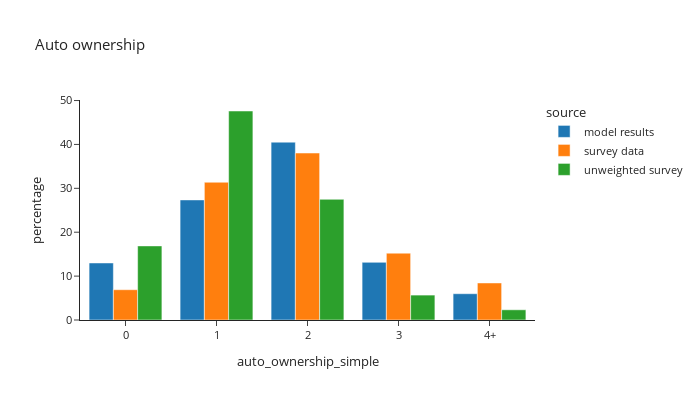

Notebook code for this chart:
### Markdown cell above
## Auto ownership across all households

### Code cell
unweight_plot = hh_data.loc[hh_data['source']=="survey data"].\
    groupby(['auto_ownership_simple'])['hh_weight_2017_2019'].count().reset_index()
unweight_plot['source']="unweighted survey"
unweight_plot['hh_weight_2017_2019'] = unweight_plot['hh_weight_2017_2019'].astype('float64')

unweight_plot2 = hh_data.groupby(['source','auto_ownership_simple'])['hh_weight_2017_2019'].\
    sum().reset_index()

df_plot = pd.concat([unweight_plot[['source','auto_ownership_simple','hh_weight_2017_2019']],unweight_plot2]).reset_index(drop=True)
# df_plot.groupby(['source'])['hh_weight_2017_2019'].sum()
df_plot['percentage'] = df_plot.groupby(['source'], group_keys=False)['hh_weight_2017_2019'].\
        apply(lambda x: 100 * x / float(x.sum()))
df_plot['source'] = df_plot['source'].astype(pd.CategoricalDtype(['model results', 'survey data', 'unweighted survey']))

fig = px.bar(df_plot.sort_values(by=['source']), x="auto_ownership_simple", y="percentage", color="source",
             barmode="group",template="simple_white",
             title="Auto ownership")
fig.update_layout(height=400, width=700, font=dict(size=11))
fig.show()

### Figure 1 — Plotly figure (JSON) as saved in the notebook; plotly's stock layout.template omitted (floating-point values rounded to 4 significant figures)
{"data": [{"alignmentgroup": "True", "hovertemplate": "source=model results<br>auto_ownership_simple=%{x}<br>percentage=%{y}<extra></extra>", "legendgroup": "model results", "marker": {"color": "#1F77B4", "pattern": {"shape": ""}}, "name": "model results", "offsetgroup": "model results", "orientation": "v", "showlegend": true, "textposition": "auto", "type": "bar", "x": ["0", "1", "2", "3", "4+"], "xaxis": "x", "y": [13.0, 27.36, 40.52, 13.14, 5.991], "yaxis": "y"}, {"alignmentgroup": "True", "hovertemplate": "source=survey data<br>auto_ownership_simple=%{x}<br>percentage=%{y}<extra></extra>", "legendgroup": "survey data", "marker": {"color": "#FF7F0E", "pattern": {"shape": ""}}, "name": "survey data", "offsetgroup": "survey data", "orientation": "v", "showlegend": true, "textposition": "auto", "type": "bar", "x": ["0", "1", "2", "3", "4+"], "xaxis": "x", "y": [6.901, 31.39, 38.04, 15.23, 8.442], "yaxis": "y"}, {"alignmentgroup": "True", "hovertemplate": "source=unweighted survey<br>auto_ownership_simple=%{x}<br>percentage=%{y}<extra></extra>", "legendgroup": "unweighted survey", "marker": {"color": "#2CA02C", "pattern": {"shape": ""}}, "name": "unweighted survey", "offsetgroup": "unweighted survey", "orientation": "v", "showlegend": true, "textposition": "auto", "type": "bar", "x": ["0", "1", "2", "3", "4+"], "xaxis": "x", "y": [16.88, 47.62, 27.5, 5.678, 2.325], "yaxis": "y"}], "layout": {"barmode": "group", "font": {"size": 11}, "height": 400, "legend": {"title": {"text": "source"}, "tracegroupgap": 0}, "title": {"text": "Auto ownership"}, "width": 700, "xaxis": {"anchor": "y", "domain": [0.0, 1.0], "title": {"text": "auto_ownership_simple"}}, "yaxis": {"anchor": "x", "domain": [0.0, 1.0], "title": {"text": "percentage"}}}}
